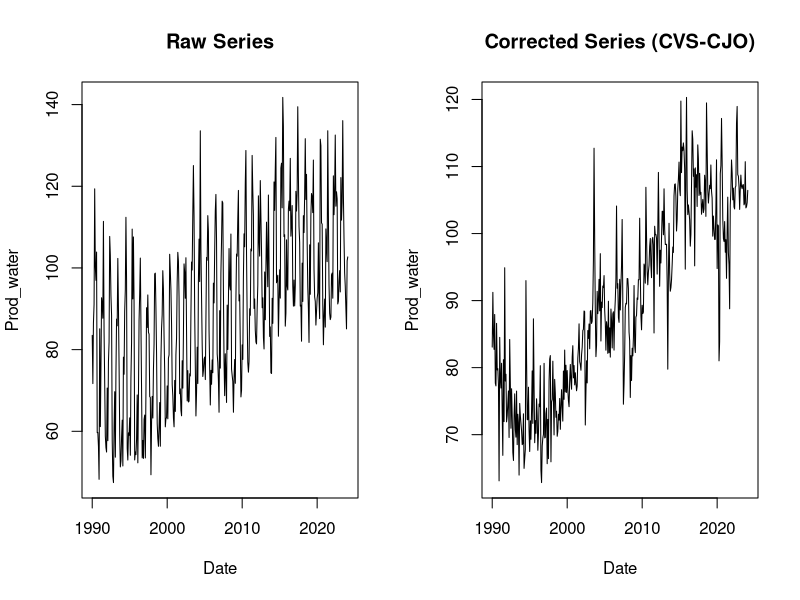
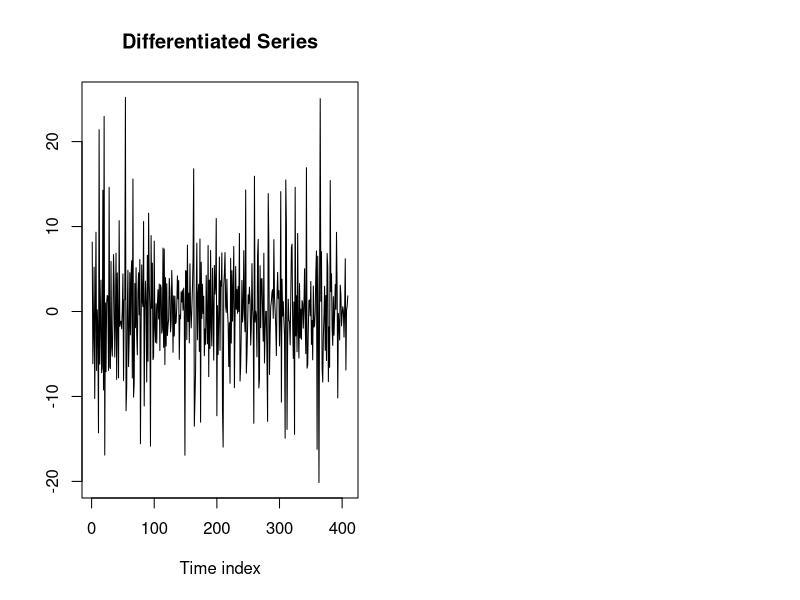

R code for these plots, in order:
## ---- chunk 1

knitr::opts_chunk$set(echo = FALSE, warning = FALSE, message = FALSE)
## ---- chunk 2
# Importation
library(readr)
library(lubridate)
library(ggplot2)
library(dplyr)
library(tidyr)

df_brut <- read_delim("Eaux mineral/data/valeurs_mensuelles_brut.csv", 
                                      delim = ";", escape_double = FALSE, trim_ws = TRUE, show_col_types = FALSE)

df_corr <- read_delim("Eaux mineral/data/valeurs_mensuelles_corr.csv", 
                           delim = ";", escape_double = FALSE, trim_ws = TRUE, show_col_types = FALSE)

# Supprimer les 3 premières lignes et la dernière colonne inutile
df_brut <- df_brut[-(1:3), -3]
df_corr <- df_corr[-(1:3), -3]

# Renommer les colonnes
colnames(df_corr)[2] <- 'Prod_water'
colnames(df_corr)[1] <- 'Date'

colnames(df_brut)[2] <- 'Prod_water'
colnames(df_brut)[1] <- 'Date'

# Convertir la première colonne en une colonne de dates
df_brut$Date <- as.Date(paste(df_brut$Date, "-01", sep=""), format="%Y-%m-%d")
df_corr$Date <- as.Date(paste(df_corr$Date, "-01", sep=""), format="%Y-%m-%d")

# Mettre dans l'ordre les valeurs
df_brut <- df_brut[order(df_brut$Date), ]
df_corr <- df_corr[order(df_corr$Date), ]

# Conversion en valeurs numériques
df_brut$Prod_water <- as.numeric(df_brut$Prod_water)
df_corr$Prod_water <- as.numeric(df_corr$Prod_water)

## ---- chunk 3
par(mfrow = c(1, 2))

# Premier graphique
plot(df_brut$Date, df_brut$Prod_water, type = "l", 
     xlab = "Date", ylab = "Prod_water", 
     main = "Raw Series")

# Deuxième graphique
plot(df_corr$Date, df_corr$Prod_water, type = "l", 
     xlab = "Date", ylab = "Prod_water", 
     main = "Corrected Series (CVS-CJO)")

## ---- chunk 4
# Calculer la série différenciée
diff_prod_water <- diff(df_corr$Prod_water) %>% ts()
diff_prod_water
## ---- chunk 5
# Tracer la série différenciée
plot(diff_prod_water, type = "l", 
     xlab = "Time index", ylab = "", 
     main = "Differentiated Series")
## ---- chunk 6
cat("\\begin{table}
  \\centering
  \\caption{Regression of the series on time}
  \\label{}
  \\begin{tabular}{lc}
    \\hline
    \\hline
    & \\textit{Dependent variable:} \\\\
    \\cline{2-2}
    & diff_prod_water \\\\
    \\hline
    index & 0.0004 (0.003) \\\\
    Constant & $-$0.017 (0.641) \\\\
    \\hline
    Observations & 409 \\\\
    $R^{2}$ & 0.00004 \\\\
    \\hline
    \\hline
    \\textit{Note:} & $^{*}p$
  \\end{tabular}
\\end{table}")
